Frame 1 (no input): blank canvas, image omitted
Frame 60 (the mouse pressed at the canvas centre just before this capture): blank canvas, image omitted
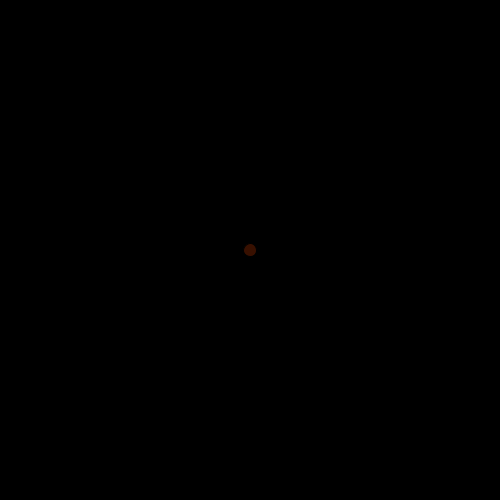
Frame 120 (the mouse held since frame 60 and released just before this capture)

The Processing sketch whose frames 1 and 60 were blank and that drew this single picture after the mouse press (run headless with seeded random() and noise(); from frame 60 on, the mouse is pressed at the canvas centre):

// Processing sketch: processing_172463
// ── processing_172463.pde

float W = 1.01;
float H = 1.01;
float A = 1.01;
float B = 1.01;
float C = 1.01;
float D = 1.01;
void setup() {
  size(500, 500);
  background(0);
}
void draw() {
frameRate(500);
  fill(50+W/2,10+H/2,0);
  ellipse(250, 250, W, H);
  W=W+.1;
  H=H+.1;
  println(W);
  if (W>500){
    fill(50+A/2,0,10+A/2);
  ellipse(250, 250, A, B);
  A=A+.1;
  B=B+.1;}
  if (A>500){
    fill(0,50+C/2,10+D/2);
  ellipse(250, 250, C, D);
  C=C+.1;
  D=D+.1;}
}
